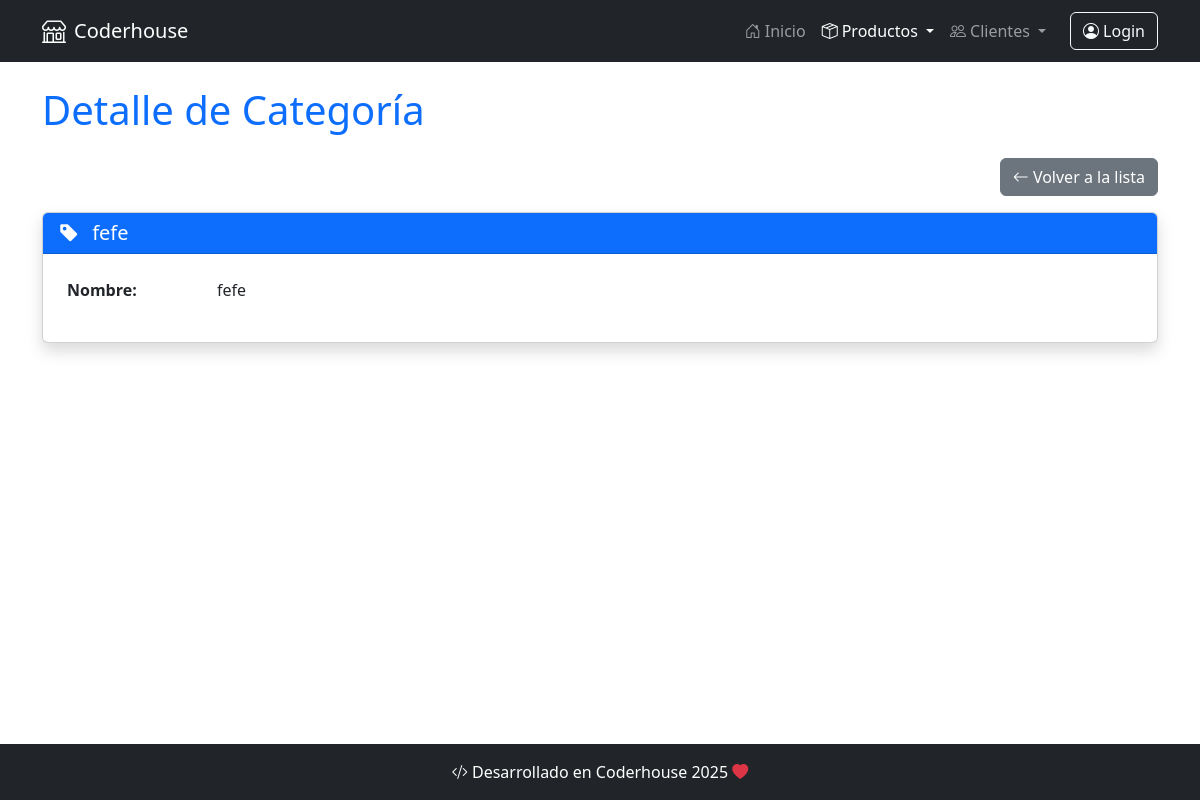
The page /producto/productocategoria/detail/3 on the database as committed earlier.
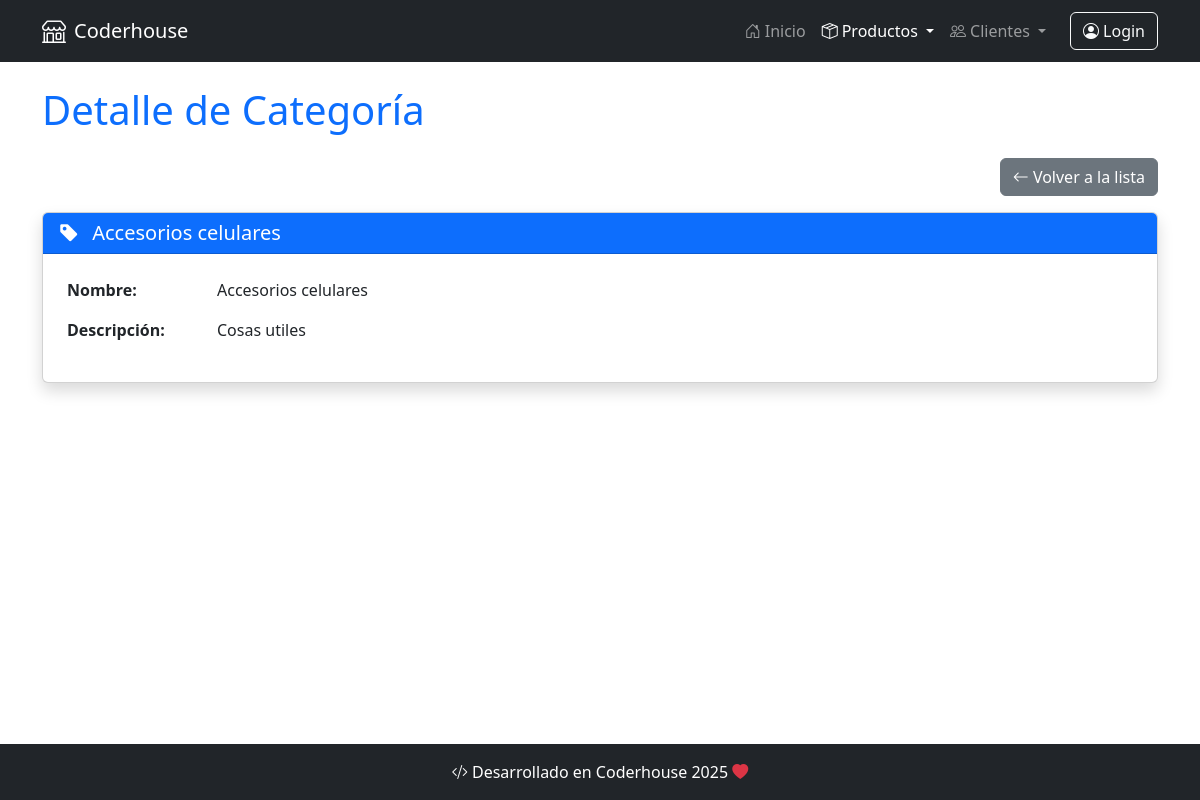
The same page on the database as committed later.
### producto/models.py (models this page shows, shortened)
class ProductoCategoria(models.Model):
    nombre = models.CharField(max_length=100, unique=True)
    descripcion = models.TextField(blank=True, null=True)
    class Meta:
        verbose_name = "Categoría de Producto"
        verbose_name_plural = "Categorías de Productos"

### producto/views.py (the view)
class ProductoCategoriaDetailView(DetailView):
    model = models.ProductoCategoria

### producto/templates/producto/productocategoria_detail.html
{% extends 'core/base.html' %}
{% block title %}
    Detalle de Categoría
{% endblock title %}
{% block content %}
    <div class="d-flex justify-content-end mb-3">
        <a href="{% url 'producto:productocategoria_list' %}" class="btn btn-secondary">
            <i class="bi bi-arrow-left"></i> Volver a la lista
        </a>
    </div>
    <div class="card shadow">
        <div class="card-header bg-primary text-white">
            <h5 class="card-title mb-0">
                <i class="bi bi-tag-fill me-2"></i>
                {{ object.nombre }}
            </h5>
        </div>
        <div class="card-body">
            <div class="row">
                <div class="col-12">
                    <table class="table table-borderless">
                        <tbody>
                            <tr>
                                <th style="width: 150px;">Nombre:</th>
                                <td>{{ object.nombre }}</td>
                            </tr>
                            {% if object.descripcion %}
                            <tr>
                                <th>Descripción:</th>
                                <td>{{ object.descripcion }}</td>
                            </tr>
                            {% endif %}
                        </tbody>
                    </table>
                </div>
            </div>
        </div>
    </div>
{% endblock content %}

Rows that differ between the two databases and show on the page:
changed ProductoCategoria: nombre "fefe" → "Accesorios celulares"; descripcion (not shown) → "Cosas utiles"
Other text that changed with them:
text now shown: "Descripción:"
